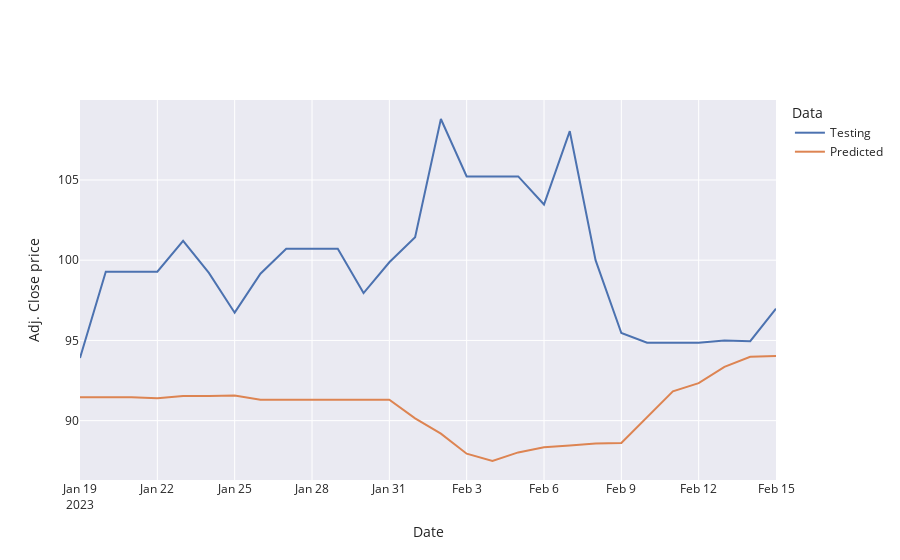

The notebook cell saved with this chart:
### Markdown cell above
### 4.3. Model Evaluation

### Code cell
fig = plot_data_predictions(test_data, pred)
fig.update_layout(template="seaborn").show()
